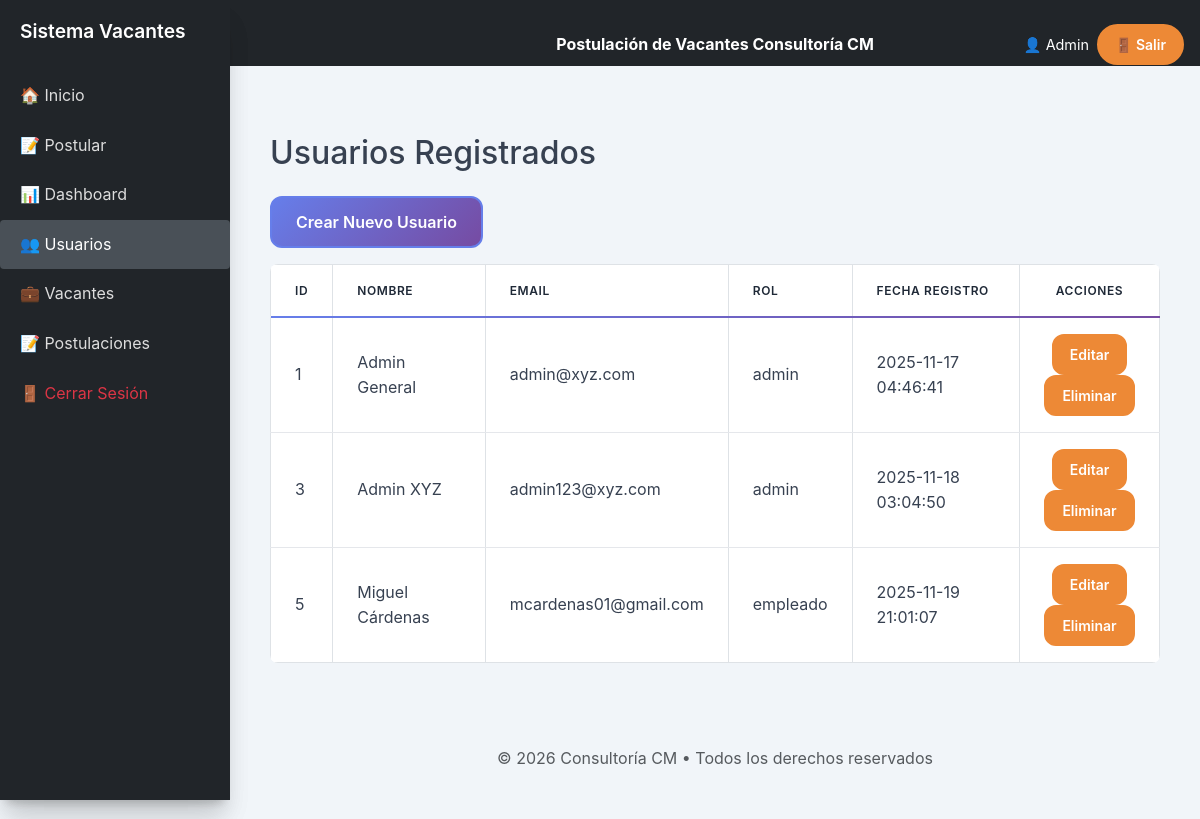
The app's page /admin/usuarios.php (signed in), older data.
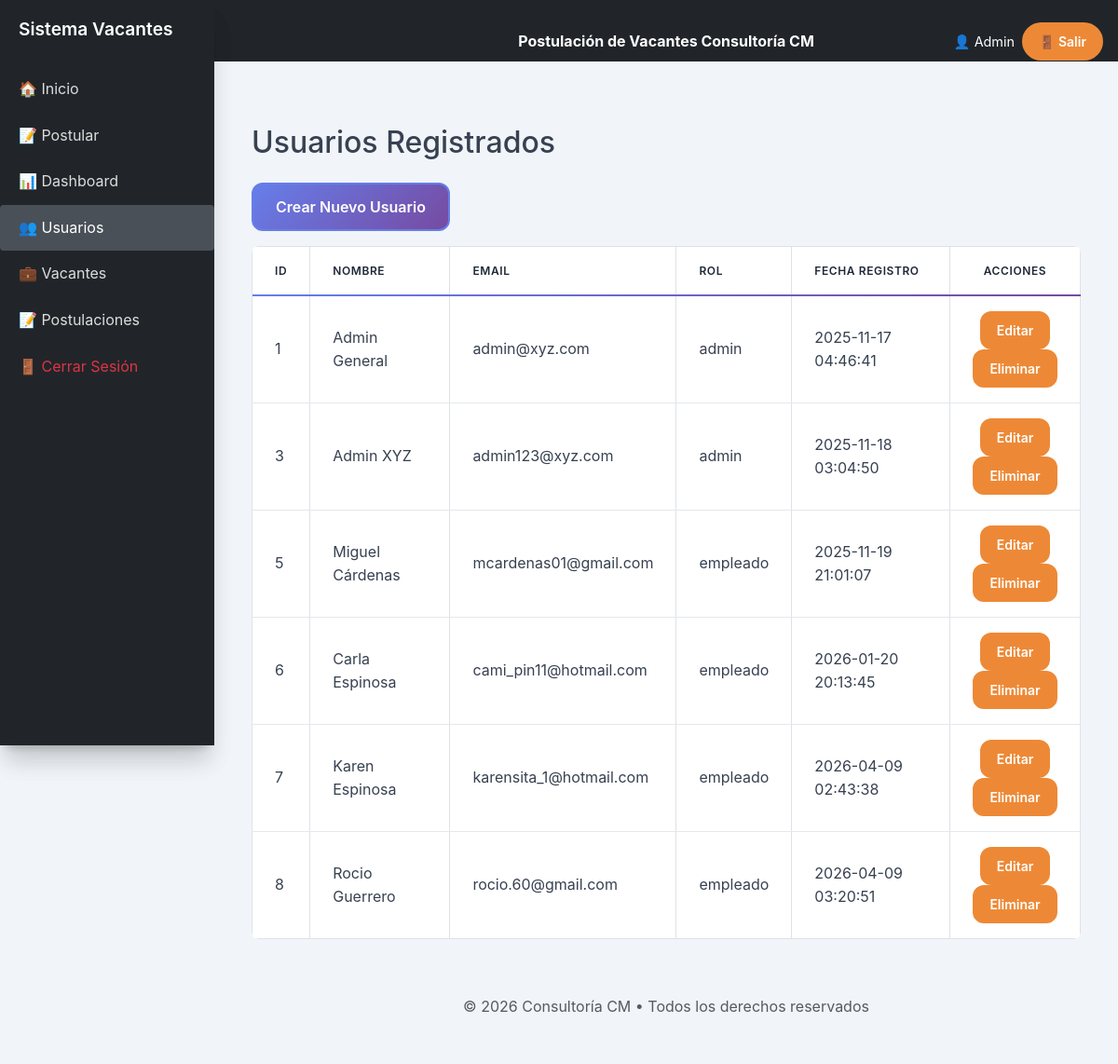
The same page, newer data.
### tables this page shows
CREATE TABLE `usuarios` (
  `id` int(11) NOT NULL,
  `nombre` varchar(120) NOT NULL,
  `apellido` varchar(120) NOT NULL,
  `email` varchar(150) NOT NULL,
  `password` varchar(255) NOT NULL,
  `rol` enum('empleado','admin') DEFAULT 'empleado',
  `fecha_registro` timestamp NOT NULL DEFAULT current_timestamp()
);

### admin/usuarios.php (the view, shortened to what this page needs)
<?php
include '../includes/header.php';
include '../includes/sidebar.php';
$conn = new mysqli("localhost", "root", "root", "sistema_vacantes");
$sql = "SELECT * FROM usuarios";
$result = $conn->query($sql);
?>
<div class="content">
    <div class="container">
        <h2 class="my-4">Usuarios Registrados</h2>
        <a href="usuarios_crear.php" class="btn btn-primary mb-3">Crear Nuevo Usuario</a>
        <table class="table table-bordered">
            <thead>
                <tr>
                    <th>ID</th>
                    <th>Nombre</th>
                    <th>Email</th>
                    <th>Rol</th>
                    <th>Fecha Registro</th>
                    <th>Acciones</th>
                </tr>
            </thead>
            <tbody>
                <?php while ($row = $result->fetch_assoc()): ?>
                    <tr>
                        <td><?= $row['id'] ?></td>
                        <td><?= htmlspecialchars($row['nombre'] . " " . $row['apellido']) ?></td>
                        <td><?= htmlspecialchars($row['email']) ?></td>
                        <td><?= htmlspecialchars($row['rol']) ?></td>
                        <td><?= htmlspecialchars($row['fecha_registro']) ?></td>
                        <td>
                            <a href="usuarios_editar.php?id=<?= $row['id'] ?>" class="btn btn-warning btn-sm">Editar</a>
                            <a href="usuarios_eliminar.php?id=<?= $row['id'] ?>" class="btn btn-danger btn-sm">Eliminar</a>
                        </td>
                    </tr>
                <?php endwhile; ?>
            </tbody>
        </table>
    </div>
</div>
<?php include '../includes/footer.php'; ?>

Row changes from the older to the newer data that the page shows:
added usuarios: id "6", nombre+apellido "Carla Espinosa", email "cami_pin11@hotmail.com", rol "empleado", fecha_registro "2026-01-20 20:13:45"
added usuarios: id "7", nombre+apellido "Karen Espinosa", email "karensita_1@hotmail.com", rol "empleado", fecha_registro "2026-04-09 02:43:38"
added usuarios: id "8", nombre+apellido "Rocio Guerrero", email "rocio.60@gmail.com", rol "empleado", fecha_registro "2026-04-09 03:20:51"
